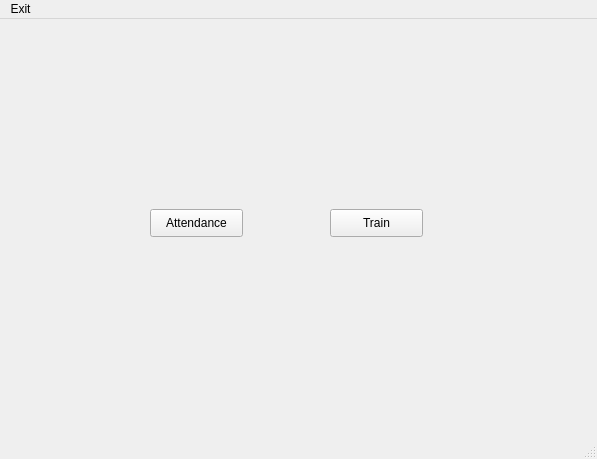
<?xml version="1.0" encoding="UTF-8"?>
<ui version="4.0">
 <class>App</class>
 <widget class="QMainWindow" name="App">
  <property name="geometry">
   <rect>
    <x>0</x>
    <y>0</y>
    <width>597</width>
    <height>459</height>
   </rect>
  </property>
  <property name="windowTitle">
   <string>Attendance Manager</string>
  </property>
  <widget class="QWidget" name="centralwidget">
   <widget class="QPushButton" name="Attendance">
    <property name="geometry">
     <rect>
      <x>150</x>
      <y>190</y>
      <width>93</width>
      <height>28</height>
     </rect>
    </property>
    <property name="text">
     <string>Attendance</string>
    </property>
   </widget>
   <widget class="QPushButton" name="Train">
    <property name="geometry">
     <rect>
      <x>330</x>
      <y>190</y>
      <width>93</width>
      <height>28</height>
     </rect>
    </property>
    <property name="text">
     <string>Train</string>
    </property>
   </widget>
  </widget>
  <widget class="QMenuBar" name="menubar">
   <property name="geometry">
    <rect>
     <x>0</x>
     <y>0</y>
     <width>597</width>
     <height>26</height>
    </rect>
   </property>
   <widget class="QMenu" name="menuExit">
    <property name="title">
     <string>Exit</string>
    </property>
   </widget>
   <addaction name="menuExit"/>
  </widget>
  <widget class="QStatusBar" name="statusbar"/>
 </widget>
 <resources/>
 <connections/>
</ui>
